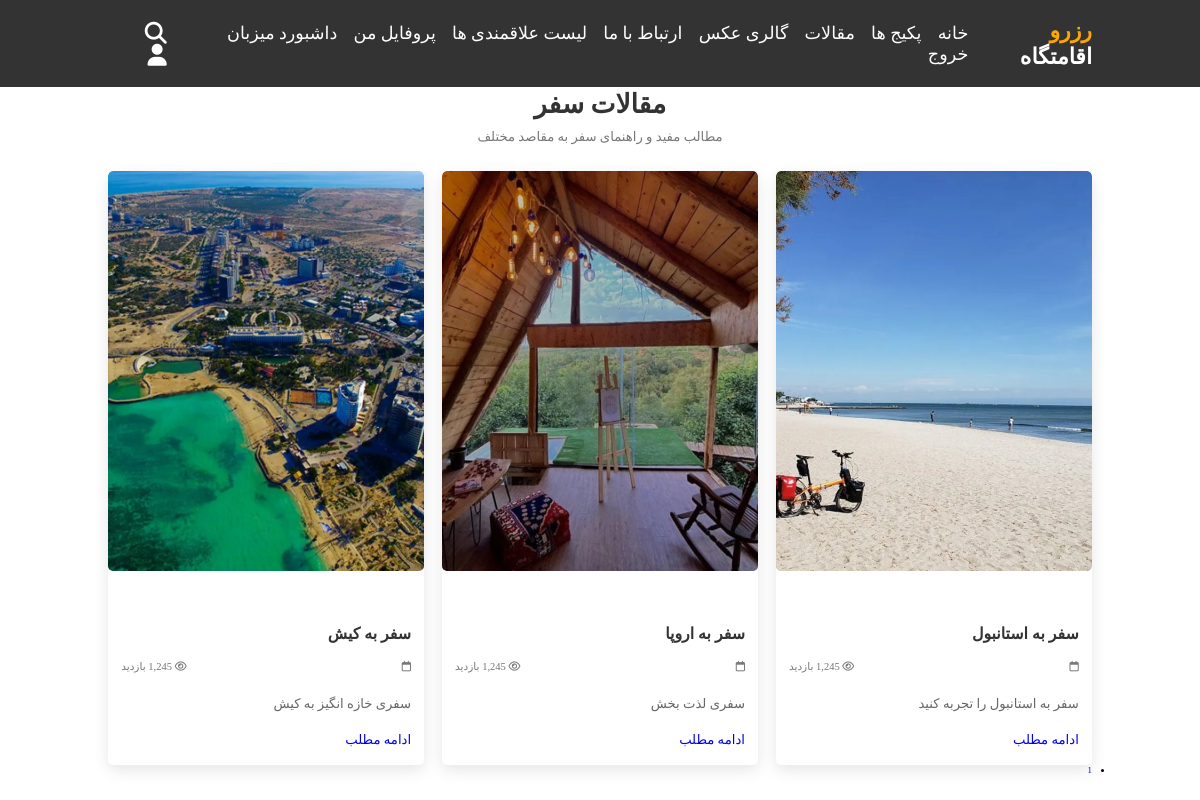
The page /article/article-list/ (signed in) on the database its author committed.
### article/models.py (models this page shows, shortened)
class Article(models.Model):
    title = models.CharField(max_length=300, verbose_name='عنوان مقاله')
    slug = models.SlugField(max_length=400, db_index=True, allow_unicode=True, verbose_name='عنوان در url')
    image = models.ImageField(upload_to='', verbose_name='تصویر مقاله')
    short_description = models.TextField(verbose_name='توضیحات کوتاه')
    text = models.TextField(verbose_name='متن مقاله')
    is_active = models.BooleanField(default=True, verbose_name='فعال / غیرفعال')
    selected_category = models.ManyToManyField(ArticleCategory, verbose_name='دسته بندی ها')
    author = models.ForeignKey(User, on_delete=models.CASCADE, verbose_name='نویسنده', null=True, editable=True)
    created_date = models.DateTimeField(auto_now_add=True, editable=False, verbose_name='تاریخ ثبت')
    class Meta:
        verbose_name = 'مقاله'
        verbose_name_plural = 'مقالات'

### article/views.py (the view)
class ArticleListView(ListView):
    template_name = 'article/article_list.html'
    model = Article
    context_object_name = 'articles'
    paginate_by = 5
    def get_context_data(self, *args, **kwargs):
        context = super(ArticleListView, self).get_context_data(*args, **kwargs)
        return context
    def get_queryset(self):
        base_query = super(ArticleListView, self).get_queryset()
        category_name = self.kwargs.get('category')
        if category_name is not None:
            base_query = base_query.filter(selected_categories__url_title__iexact=category_name)
        return base_query

### polls/templatetags/poll_extras.py (called while the page is built)
@register.filter
def to_jalali(value):
    if not value:
        return ""
    try:
        return JalaliDate(value).strftime('%Y/%m/%d')
    except Exception:
        return value

### article/templates/article/article_list.html (shortened to what this page needs)
{% extends 'base2.html' %}
{% load static %}
{% block page_content %}
<section class="articles-container">
    <div class="articles-header">
        <h1>مقالات سفر</h1>
        <p>مطالب مفید و راهنمای سفر به مقاصد مختلف</p>
    </div>
    <div class="articles-list">
        {% for article in articles %}
            {% include 'article/include/article.html' %}
        {% endfor %}
    </div>
                    <nav class="d-flex justify-content-between pt-2" aria-label="Page navigation">
              <ul class="pagination">
                {% for page in paginator.page_range %}
                                  <li class="page-item d-none d-sm-block">
                                      <a class="page-link" href="?page={{ page }}">
                                          {{ page }}
                                      </a></li>
                {% endfor %}
              </ul>
            </nav>
</section>
{% endblock %}

### article/templates/article/include/article.html
{% load static %}
{% load poll_extras %}
<div class="article-card">
            <div class="article-image">
                <img src="{{ article.image.url }}" alt="{{ article.title}}">
            </div>
            <div class="article-content">
                <h3>{{ article.title}}</h3>
                <div class="article-meta">
                    <span><i class="far fa-calendar"></i>{{article.created_date|to_jalali}}</span>
                    <span><i class="far fa-eye"></i> 1,245 بازدید</span>
                </div>
                <p class="article-excerpt">{{ article.short_description}}</p>
                <a href="{% url 'article_detail' article.id %}">ادامه مطلب</a>
            </div>
        </div>

### static/css/style.css (style rules this page uses)
:root { --orange:#ffa500; }
* { font-family: "IRANSansWeb"; margin:0; padding:0; box-sizing: border-box; text-transform: capitalize; outline: none; border:none; text-decoration: none; transition: all .2s linear; }
html { font-family: "IRANSansWeb"; font-size: 62.5%; overflow-x: hidden; scroll-padding-top: 6rem; scroll-behavior: smooth; text-align: right; direction: rtl; }
section { padding:2rem 9%; }
@media (max-width:1200px) { html { font-size: 55%; } }
.articles-container { margin-top: 8rem; padding: 2rem 9%; }
.articles-list { display: grid; grid-template-columns: repeat(auto-fill, minmax(300px, 1fr)); gap: 2rem; margin-top: 2rem; }
.article-card { background: #fff; border-radius: 5px; overflow: hidden; box-shadow: 0 5px 15px rgba(0,0,0,.1); transition: transform .3s; }
.article-image { height: 200px; overflow: hidden; }
.article-image img { width: 100%; height: 100%; object-fit: cover; transition: transform .5s; }
.article-content { padding: 1.5rem; }
.article-content h3 { font-size: 1.8rem; color: #333; margin-bottom: 1rem; }
.article-meta { display: flex; justify-content: space-between; margin-bottom: 1rem; color: #777; font-size: 1.2rem; }
.article-excerpt { color: #666; line-height: 1.6; margin-bottom: 1.5rem; }
.articles-header { text-align: center; margin-bottom: 3rem; }
.articles-header h1 { font-size: 3rem; color: #333; margin-bottom: 1rem; }
.articles-header p { font-size: 1.5rem; color: #777; }
.article-meta { display: flex; justify-content: space-between; margin-bottom: 2rem; color: #777; font-size: 1.2rem; }
.article-image { width: 100%; height: 400px; overflow: hidden; border-radius: 5px; margin-bottom: 2rem; }
.article-image img { width: 100%; height: 100%; object-fit: cover; }
.article-content { line-height: 1.8; color: #444; font-size: 1.5rem; }
.article-content h2, .article-content h3 { color: #333; margin: 2rem 0 1rem; }
.article-content p { margin-bottom: 1.5rem; }

### rows shown on the page
Article: image (picture), title "سفر به استانبول", short_description "سفر به استانبول را تجربه کنید"
Article: image (picture), title "سفر به اروپا", short_description "سفری لذت بخش"
Article: image (picture), title "سفر به کیش", short_description "سفری خازه انگیز به کیش"

### other values the page prints
{{ page }} "1"
